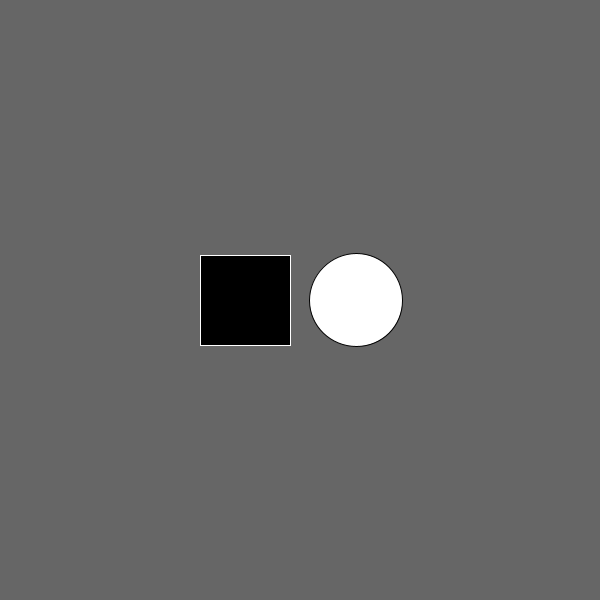
Frame 1 (no input)
Frame 60 (the mouse pressed at the canvas centre just before this capture): identical to frame 1, image omitted
Frame 120 (the mouse held since frame 60 and released just before this capture): identical to frame 1, image omitted

The Processing sketch that drew this single still picture (run headless with seeded random() and noise(); from frame 60 on, the mouse is pressed at the canvas centre):

// Processing sketch: switching_color
// ── switching_color.pde
int rectX, rectY;      // Position of square button
int circleX, circleY;  // Position of circle button
int rectSize = 90;     // Diameter of rect
int circleSize = 93;   // Diameter of circle
color rectColor, circleColor, baseColor;
color rectHighlight, circleHighlight;
color currentColor;
boolean rectOver = false;
boolean circleOver = false;

void setup() {
  size(600, 600);
  rectColor = color(0);
  rectHighlight = color(51);
  circleColor = color(255);
  circleHighlight = color(204);
  baseColor = color(102);
  currentColor = baseColor;
  circleX = width/2+circleSize/2+10;
  circleY = height/2;
  rectX = width/2-rectSize-10;
  rectY = height/2-rectSize/2;
  ellipseMode(CENTER);
}


void draw() {
  update(mouseX, mouseY);
  background(currentColor);
  
  if (rectOver) {
    fill(rectHighlight);
  } else {
    fill(rectColor);
  }
  stroke(255);
  rect(rectX, rectY, rectSize, rectSize);
  
  if (circleOver) {
    fill(circleHighlight);
  } else {
    fill(circleColor);
  }
  stroke(0);
  ellipse(circleX, circleY, circleSize, circleSize);
}

void update(int x, int y) {
  if ( overCircle(circleX, circleY, circleSize) ) {
    circleOver = true;
    rectOver = false;
  } else if ( overRect(rectX, rectY, rectSize, rectSize) ) {
    rectOver = true;
    circleOver = false;
  } else {
    circleOver = rectOver = false;
  }
}

void mousePressed() {
  if (circleOver) {
    currentColor = circleColor;
  }
  if (rectOver) {
    currentColor = rectColor;
  }
}

boolean overRect(int x, int y, int width, int height)  {
  if (mouseX >= x && mouseX <= x+width && 
      mouseY >= y && mouseY <= y+height) {
    return true;
  } else {
    return false;
  }
}

boolean overCircle(int x, int y, int diameter) {
  float disX = x - mouseX;
  float disY = y - mouseY;
  if (sqrt(sq(disX) + sq(disY)) < diameter/2 ) {
    return true;
  } else {
    return false;
  }
}
